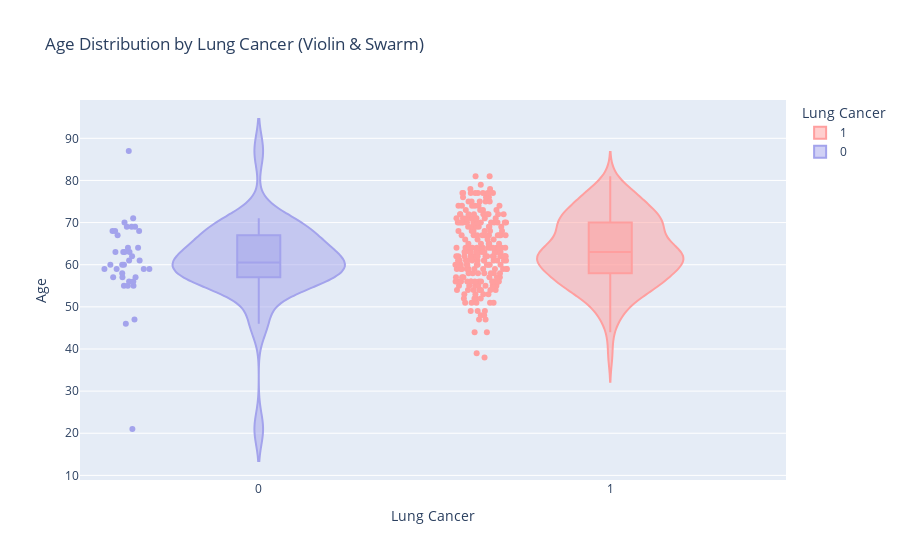

The code cell stored with this chart in its notebook:
### Code cell
plt.figure(figsize=(15,5),dpi=80)
sns.kdeplot(data=df,x='age',hue="lung_cancer",shade=True,common_norm=False,palette=['#ff9f9f','#a3a3ec'])
plt.title('Density Plot of Age by Lung Cancer',fontsize=22)
plt.legend(title='Lung Cancer',loc = 'upper right',labels=['Healthy','Lung Cancer'])
plt.show()
fig = px.violin(df, x='lung_cancer', y='age', box=True, points='all',
                title='Age Distribution by Lung Cancer (Violin & Swarm)',
                color='lung_cancer',
                category_orders={'lung_cancer': ['Yes', 'No']},  
                labels={'age': 'Age', 'lung_cancer': 'Lung Cancer'},
                color_discrete_sequence=['#ff9f9f', '#a3a3ec']) 
fig.update_layout(
    xaxis_title='Lung Cancer',
    yaxis_title='Age',
    legend_title='Lung Cancer',
    showlegend=True
)

fig.show()

### Figure 1 — Plotly figure (JSON) as saved in the notebook; plotly's stock layout.template omitted (floating-point values rounded to 4 significant figures; data arrays with more than 128 entries replaced by an {"elided": "..."} marker saying what was removed)
{"data": [{"alignmentgroup": "True", "box": {"visible": true}, "hovertemplate": "Lung Cancer=%{x}<br>Age=%{y}<extra></extra>", "legendgroup": "1", "marker": {"color": "#ff9f9f"}, "name": "1", "offsetgroup": "1", "orientation": "v", "points": "all", "scalegroup": "True", "showlegend": true, "type": "violin", "x": {"elided": "238 int values"}, "x0": " ", "xaxis": "x", "y": {"elided": "238 int values"}, "y0": " ", "yaxis": "y"}, {"alignmentgroup": "True", "box": {"visible": true}, "hovertemplate": "Lung Cancer=%{x}<br>Age=%{y}<extra></extra>", "legendgroup": "0", "marker": {"color": "#a3a3ec"}, "name": "0", "offsetgroup": "0", "orientation": "v", "points": "all", "scalegroup": "True", "showlegend": true, "type": "violin", "x": [0, 0, 0, 0, 0, 0, 0, 0, 0, 0, 0, 0, 0, 0, 0, 0, 0, 0, 0, 0, 0, 0, 0, 0, 0, 0, 0, 0, 0, 0, 0, 0, 0, 0, 0, 0, 0, 0], "x0": " ", "xaxis": "x", "y": [59, 63, 63, 68, 60, 69, 61, 21, 69, 55, 57, 56, 59, 56, 60, 60, 58, 63, 69, 64, 47, 57, 68, 57, 71, 63, 62, 61, 59, 68, 67, 55, 70, 64, 87, 59, 55, 46], "y0": " ", "yaxis": "y"}], "layout": {"legend": {"title": {"text": "Lung Cancer"}, "tracegroupgap": 0}, "showlegend": true, "title": {"text": "Age Distribution by Lung Cancer (Violin & Swarm)"}, "violinmode": "overlay", "xaxis": {"anchor": "y", "categoryarray": ["Yes", "No", 1, 0], "categoryorder": "array", "domain": [0.0, 1.0], "title": {"text": "Lung Cancer"}}, "yaxis": {"anchor": "x", "domain": [0.0, 1.0], "title": {"text": "Age"}}}}
